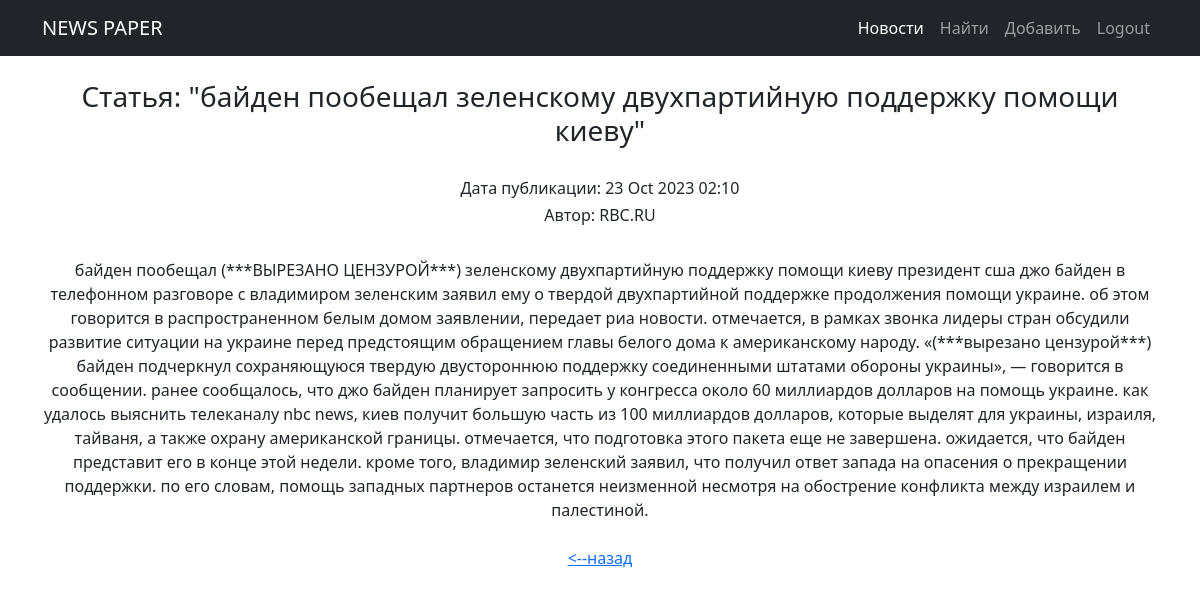
The page /news/8/ (signed in) on the database its author committed.
### news/models.py (models this page shows, shortened)
class Post(models.Model):
    author = models.ForeignKey(Author, on_delete=models.CASCADE)
    NEWS = 'NW'
    ARTICLE = 'AR'
    CATEGORY_CHOICES = (
        (NEWS, 'Новость'),
        (ARTICLE, 'Статья')
    )
    categoryType = models.CharField(max_length=2, choices=CATEGORY_CHOICES, default=ARTICLE)
    dateCreation = models.DateTimeField(auto_now_add=True)
    postCategory = models.ManyToManyField(Category, through='PostCategory')
    title = models.CharField(max_length=128)
    text = models.TextField()
    rating = models.SmallIntegerField(default=0)

class Author(models.Model):
    authorUser = models.OneToOneField(User, on_delete=models.CASCADE)
    ratingAuthor = models.SmallIntegerField(default=0)
    def __str__(self):
        return f'{self.authorUser}'

### news/views.py (the view)
# urls.py: path('<int:pk>/', cache_page(10*5) (PostDetailView.as_view()), name='post_detail'), # Ссылка на детали статьи   # добавим кэширование на детали
class PostDetailView(LoginRequiredMixin, DetailView):
    template_name = 'news/post_detail.html'
    queryset = Post.objects.all()

### news/templatetags/custom_filters.py (called while the page is built)
@register.filter(name='censor') # регистрируем наш фильтр под именем censor,
def censor(censor_text): # первый аргумент здесь — это то значение, к которому надо применить фильтр,
    for word in censor_words:
        censor_text = censor_text.lower().replace(word.lower(), '(***ВЫРЕЗАНО ЦЕНЗУРОЙ***)')  # переводим в строчные буквы, заменяем на *censor*
    return censor_text # возвращаемое функцией значение — это то значение, которое подставится к нам в шаблон

### news/templates/news/post_detail.html (shortened to what this page needs)
{% extends 'flatpages/default.html' %}
{% load custom_filters %}
{% block content %}
    <br>
    <h3>Статья: "{{ post.title|censor }}"</h3><br>
    <h6>Дата публикации: {{ post.dateCreation|date:'d M Y h:m' }}</h6>
    <h6>Автор: {{ post.author }}</h6>
    <br>
    {{ post.text|censor }}
    <br>
    <br>
    <a href="/news/"> <--назад </a>
{% endblock content %}

### rows shown on the page
Post: title|censor "байден пообещал зеленскому двухпартийную поддержку помощи киеву", dateCreation "23 Oct 2023 02:10", author "RBC.RU", text|censor "байден пообещал (***ВЫРЕЗАНО ЦЕНЗУРОЙ***) зеленскому двухпартийную поддержку помощи киеву президент сша джо байден в телефонном разговоре с владимиром зеленским заявил ему о твердой двухпартийной поддержке продолжения помощи украине. об этом говорится в распространенном белым домом заявлении, передает риа новости. отмечается, в рамках звонка лидеры стран обсудили развитие ситуации на украине перед предстоящим обращением главы белого дома к американскому народу. «(***вырезано цензурой***) байден подчеркнул сохраняющуюся твердую двустороннюю поддержку соединенными штатами обороны украины», — говорится в сообщении. ранее сообщалось, что джо байден планирует запросить у конгресса около 60…"
